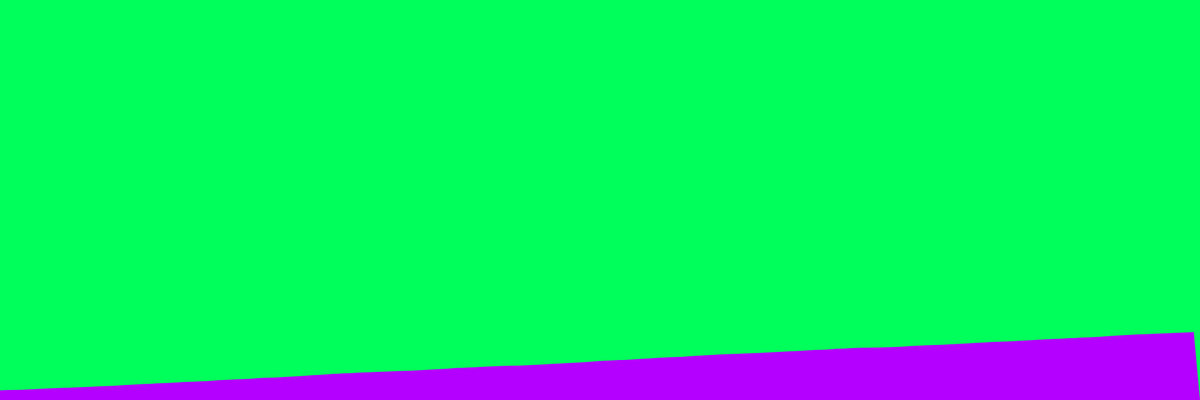
Frame 1 (no input)
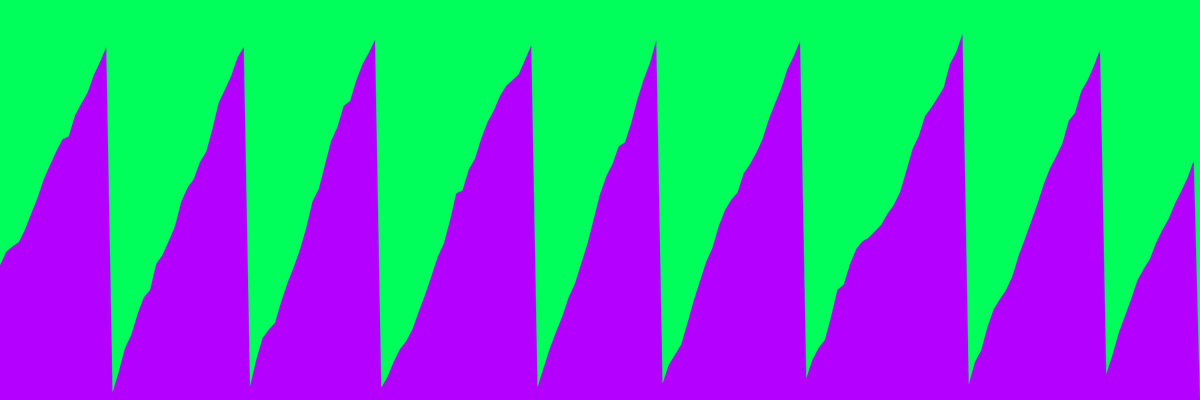
Frame 60 (the mouse pressed at the canvas centre just before this capture)
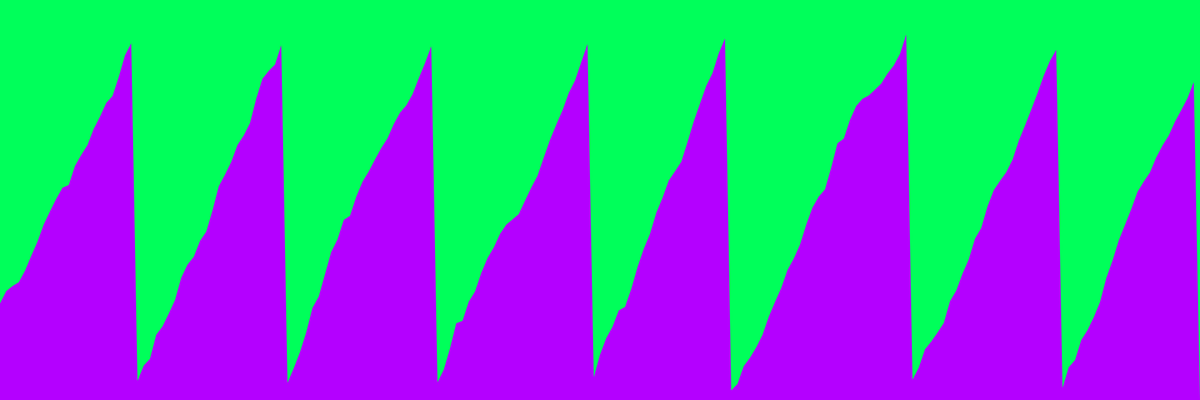
Frame 120 (the mouse held since frame 60 and released just before this capture)

The Processing sketch that drew these frames (run headless with seeded random() and noise(); from frame 60 on, the mouse is pressed at the canvas centre):

// Processing sketch: PatternModuloJoker
// ── PatternModuloJoker.pde
// -
// patternModuloJoker 0.1 by Luigi Marchionni
// 2018 © Luigi Marchionni, Daniele @Fupete and the course DSII2019 at DESIGN.unirsm 
// github.com/dsii-2019-unirsm — github.com/fupete
// Educational purposes, MIT License, 2019, San Marino
// —
// Credits/Thanks to: 
// Daniele Tabellini
// Paolo Petrangolini
// —
//
// Help:
// [key] action
// [key] action
// [mouse] action
//
// —

float lat=0;
float d=1;
float t=0;

void setup(){
size (1920,640);
colorMode(HSB);
}

void draw(){
background(100,255,255);

stroke(0,0,0,0);
fill(200, 255,255);

beginShape();

vertex(width+300, height);
vertex(0, height);

for(float i=0; i<(width+300); i+=10){
  
lat= lat - noise(i+1 % random(1 , 130))*d;
vertex(i, (height+lat));

if (height+lat <= height/8){
  lat=0;}

}

translate(-300, 0);
endShape(CLOSE);



//noLoop();
lat=0;
d=noise(t)*100;
t=t+0.004;
}
